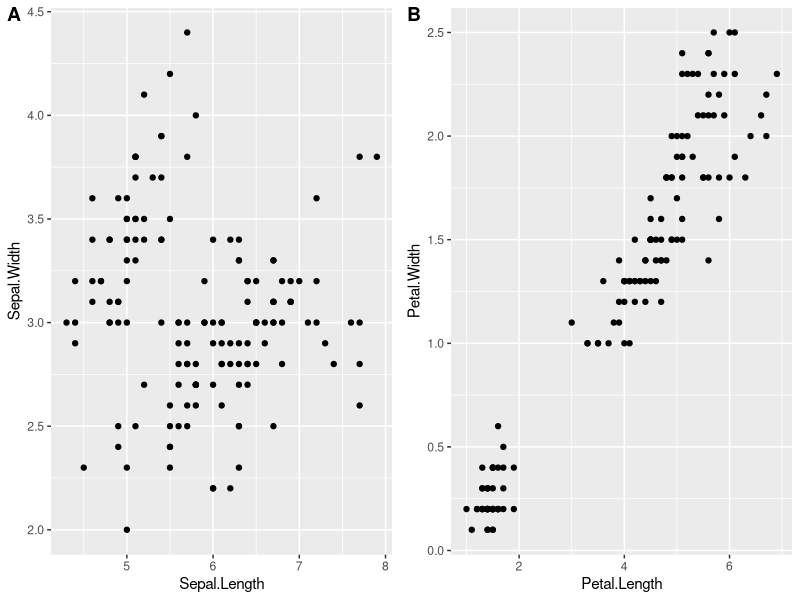

Here is the R script that generated this plot:
## ---- chunk 1
knitr::opts_chunk$set(echo = TRUE)
#knitr::opts_knit$set(base.dir = "/Users/muafzal/websites/muafzal.github.io/", base.url = "/")
#knitr::opts_chunk$set(fig.path = "assets/img/")
## ---- chunk 2
data("iris")
library(ggplot2)
library(cowplot)
## ---- chunk 3
gp1 <- ggplot(aes(Sepal.Length, Sepal.Width), data=iris) + geom_point()
gp2 <- ggplot(aes(Petal.Length, Petal.Width), data=iris) + geom_point()
plot_grid(gp1, gp2, labels = "AUTO", nrow = 1, ncol = 2)
## ---- chunk 4
#cowplot::ggsave2("Figure_1.png", plot = ggplot2::last_plot(), width = 183, height = 80, units = "mm", dpi = 500)
#cowplot::ggsave2("Figure_1.pdf", plot = ggplot2::last_plot(), width = 183, height = 80, units = "mm", dpi = 500)
#cowplot::ggsave2("Figure_1.eps", plot = ggplot2::last_plot(), width = 183, height = 80, units = "mm", dpi = 500)
## ---- chunk 5
p1 <- ~{ plot(iris$Sepal.Length, iris$Sepal.Width) }
p2 <- ~{ plot(iris$Petal.Length, iris$Petal.Width) }

#png("Figure_2.png", width = 183, height = 80, units = 'mm', res = 500)
plot_grid(p1, p2, labels = "AUTO", nrow = 1, ncol = 2)
#dev.off()
